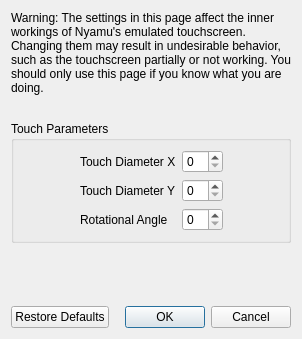
<?xml version="1.0" encoding="UTF-8"?>
<ui version="4.0">
 <class>ConfigureTouchscreenAdvanced</class>
 <widget class="QDialog" name="ConfigureTouchscreenAdvanced">
  <property name="geometry">
   <rect>
    <x>0</x>
    <y>0</y>
    <width>298</width>
    <height>339</height>
   </rect>
  </property>
  <property name="windowTitle">
   <string>Configure Touchscreen</string>
  </property>
  <layout class="QVBoxLayout" name="verticalLayout">
   <item>
    <widget class="QLabel" name="label_2">
     <property name="minimumSize">
      <size>
       <width>280</width>
       <height>0</height>
      </size>
     </property>
     <property name="text">
      <string>Warning: The settings in this page affect the inner workings of Nyamu's emulated touchscreen. Changing them may result in undesirable behavior, such as the touchscreen partially or not working. You should only use this page if you know what you are doing.</string>
     </property>
     <property name="wordWrap">
      <bool>true</bool>
     </property>
    </widget>
   </item>
   <item>
    <spacer name="verticalSpacer_2">
     <property name="orientation">
      <enum>Qt::Vertical</enum>
     </property>
     <property name="sizeType">
      <enum>QSizePolicy::Fixed</enum>
     </property>
     <property name="sizeHint" stdset="0">
      <size>
       <width>20</width>
       <height>20</height>
      </size>
     </property>
    </spacer>
   </item>
   <item>
    <widget class="QGroupBox" name="gridGroupBox">
     <property name="title">
      <string>Touch Parameters</string>
     </property>
     <layout class="QGridLayout" name="gridLayout">
      <item row="0" column="0">
       <spacer name="horizontalSpacer">
        <property name="orientation">
         <enum>Qt::Horizontal</enum>
        </property>
        <property name="sizeHint" stdset="0">
         <size>
          <width>40</width>
          <height>20</height>
         </size>
        </property>
       </spacer>
      </item>
      <item row="1" column="1">
       <widget class="QLabel" name="label_4">
        <property name="text">
         <string>Touch Diameter Y</string>
        </property>
       </widget>
      </item>
      <item row="0" column="3">
       <spacer name="horizontalSpacer_2">
        <property name="orientation">
         <enum>Qt::Horizontal</enum>
        </property>
        <property name="sizeHint" stdset="0">
         <size>
          <width>40</width>
          <height>20</height>
         </size>
        </property>
       </spacer>
      </item>
      <item row="0" column="1">
       <widget class="QLabel" name="label_3">
        <property name="text">
         <string>Touch Diameter X</string>
        </property>
       </widget>
      </item>
      <item row="2" column="1">
       <widget class="QLabel" name="label_5">
        <property name="text">
         <string>Rotational Angle</string>
        </property>
       </widget>
      </item>
      <item row="0" column="2">
       <widget class="QSpinBox" name="diameter_x_box"/>
      </item>
      <item row="1" column="2">
       <widget class="QSpinBox" name="diameter_y_box"/>
      </item>
      <item row="2" column="2">
       <widget class="QSpinBox" name="angle_box"/>
      </item>
     </layout>
    </widget>
   </item>
   <item>
    <spacer name="verticalSpacer">
     <property name="orientation">
      <enum>Qt::Vertical</enum>
     </property>
     <property name="sizeHint" stdset="0">
      <size>
       <width>20</width>
       <height>40</height>
      </size>
     </property>
    </spacer>
   </item>
   <item>
    <layout class="QHBoxLayout" name="horizontalLayout">
     <item>
      <widget class="QPushButton" name="restore_defaults_button">
       <property name="text">
        <string>Restore Defaults</string>
       </property>
      </widget>
     </item>
     <item>
      <widget class="QDialogButtonBox" name="buttonBox">
       <property name="standardButtons">
        <set>QDialogButtonBox::Cancel|QDialogButtonBox::Ok</set>
       </property>
      </widget>
     </item>
    </layout>
   </item>
  </layout>
 </widget>
 <resources/>
 <connections>
  <connection>
   <sender>buttonBox</sender>
   <signal>accepted()</signal>
   <receiver>ConfigureTouchscreenAdvanced</receiver>
   <slot>accept()</slot>
  </connection>
  <connection>
   <sender>buttonBox</sender>
   <signal>rejected()</signal>
   <receiver>ConfigureTouchscreenAdvanced</receiver>
   <slot>reject()</slot>
   </connection>
 </connections>
</ui>
